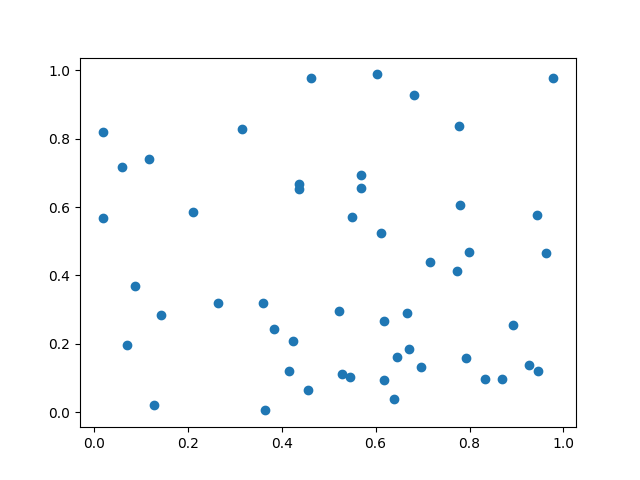

Source code (Python):
import matplotlib.pyplot as plt
import numpy as np

def main():
    np.random.seed(0) #시드넘버를 잡아주면 매번 같은 그래프? => 1,2,3,...등등 

    n = 50
    x = np.random.rand(n)
    y = np.random.rand(n)

    plt.scatter(x, y)
    plt.savefig("./scatter.png")

if __name__ == "__main__":
    main()
